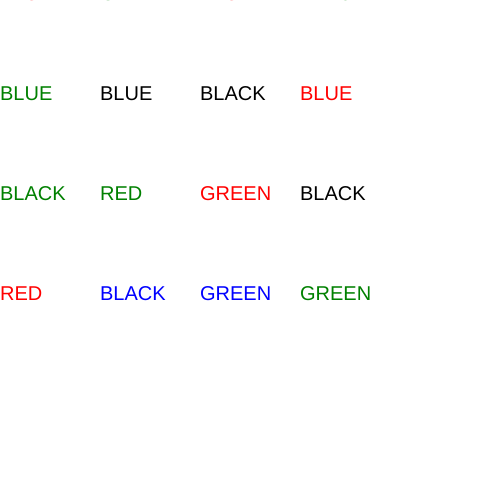
Frame 1 (no input)
Frame 60 (no input): identical to frame 1, image omitted
Frame 120 (the mouse pressed at the canvas centre since frame 60): identical to frame 1, image omitted

The p5.js sketch that drew this single still picture (run headless with seeded random() and noise() and a simulated clock; from frame 60 on, the mouse is pressed at the canvas centre):

// p5.js sketch
// ── sketch.js
//var words = ["ONE", "TWO", "THREE"];
var words = ["RED", "GREEN", "BLUE", "BLACK"];
var grid = [[], [], [], []];

function setup ()
{
	createCanvas(500, 500);
    strokeCap(SQUARE);
    background("white");
    textSize(20);
    for (var i = 0; i < 4; i++) {
        for (var j = 0; j < 4; j++) {
            grid[i][j] = random(words);
            push ();
            fill(random(["red", "green", "blue", "black"]))
            text (grid[i][j], i * 100, j* 100);
            pop();
        }
    }
}

function draw () {
    for (var i = 0; i < 4; i++) {
        for (var j = 0; j < 4; j++) {
//            push ();
//            fill(random(["red", "green", "blue", "black"]))
//            text (grid[i][j], i * 100, j* 100);
//            pop();
        }
    }    
}

function keyPressed ()
{
    background("white");
    for (var i = 0; i < 4; i++) {
        for (var j = 0; j < 4; j++) {
            grid[i][j] = random(words);
            push ();
            fill(random(["red", "green", "blue", "black"]))
            text (grid[i][j], i * 100, j* 100);
            pop();
        }
    } 
}

//TAKES RGB VALUES AS ARGS AND OUTPUTS AN ARRAY WITH THE EQUIVALENT HSB VALUES

function rgb2hsb (r, g, b) {
    var mini = min([r, g, b]);
    var maxi = max([r, g, b]);
    var h;
    var s = 0;
    var b;
    
    if (maxi == mini) {
        h = 0
    } else if (maxi == r) {
        h = ceil((modulo(((PI/3)*((g-b)/(maxi-mini))), TAU)/TAU)*360);
    } else if (maxi == g) {
        h = ceil((TAU/3 + PI/3*(b-r)/(maxi-mini))/TAU*360);
    } else if (maxi == b) {
        h = ceil((2*TAU)/3 + PI/3*(r-g)/(maxi-mini)/TAU*360);
    }
    
    if (maxi == 0) {
        s = 0;
    } else if (maxi > 0){
        s = ceil((1 - mini/maxi)*100);
    }
    
    b = ceil(map(maxi, 0, 255, 0, 100));
    return [h, s, b];    
}

//TAKES HSB VALUES AS ARGS AND OUTPUTS AN ARRAY WITH THE EQUIVALENT RGB VALUES

function hsb2rgb (h, s, b) {
    
    //NORMALISE HSB
    h = h/360*TAU;
    s = s/100;
    b = b/100;
    
    var i = floor(3*h/PI);
    var f = 3*h/PI - i
    var p = b * (1 - s);
    var q = b * (1 - f * s);
    var t = b * (1 - (1 - f) * s);
    
    var r, g, bl;
    
    
    //SET RGB VALUES
    switch (i) {
        default:
            break;
        
        case 0:
            r = b;
            g = t;
            bl = p;
            break;
            
        case 1:
            r = q;
            g = b;
            bl = p;
            break;
            
        case 2:
            r = p;
            g = b;
            bl = t;
            break;
            
        case 3:
            r = p;
            g = q;
            bl = b;
            break;
            
        case 4:
            r = t;
            g = p;
            bl = b;
            break;
            
        case 5:
            r = b;
            g = p;
            bl = q;  
            break;
    }
    
    
    //NORMALISE RGB
    r = ceil(map (r, 0, 1, 0, 255));
    g = ceil (map (g, 0, 1, 0, 255));
    bl = ceil (map (bl, 0, 1, 0, 255));
    
    
    return [r, g, bl];
            
} 

//WROTE A MODULO FUNCTION TO DEAL WITH THE PROBLEMS WITH "X % -Y"

function modulo(input, mod) {
    if (input >= 0) {
        return input % mod; 
    } else if (input < 0) {
        var x = -1;
        while (x < 0) {
            x = mod + input;
            input = x;
        }
        return x;
    }
}
